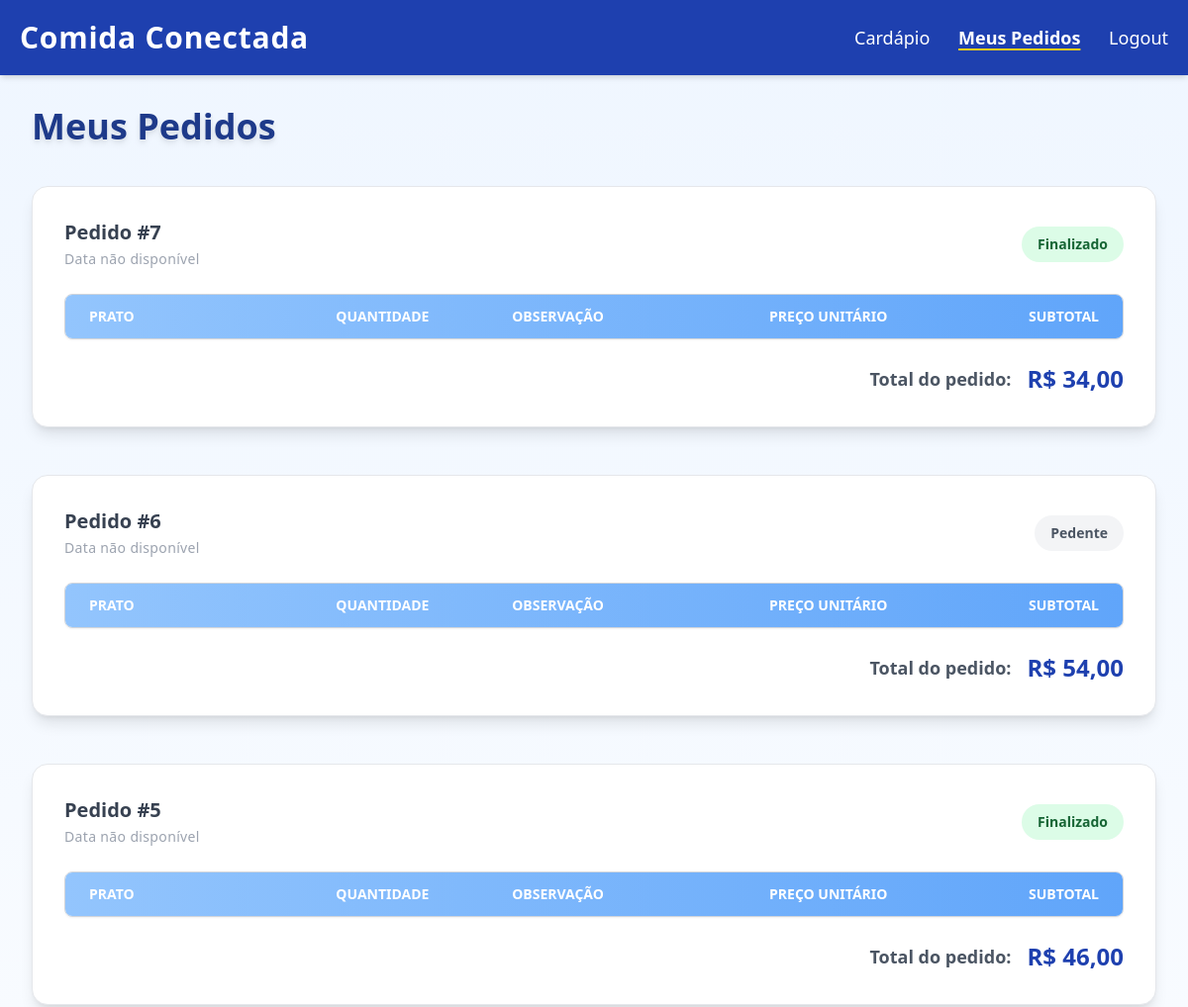
/index.php?rota=meus_pedidos (signed in, upper part), run on an earlier commit of the app's database.
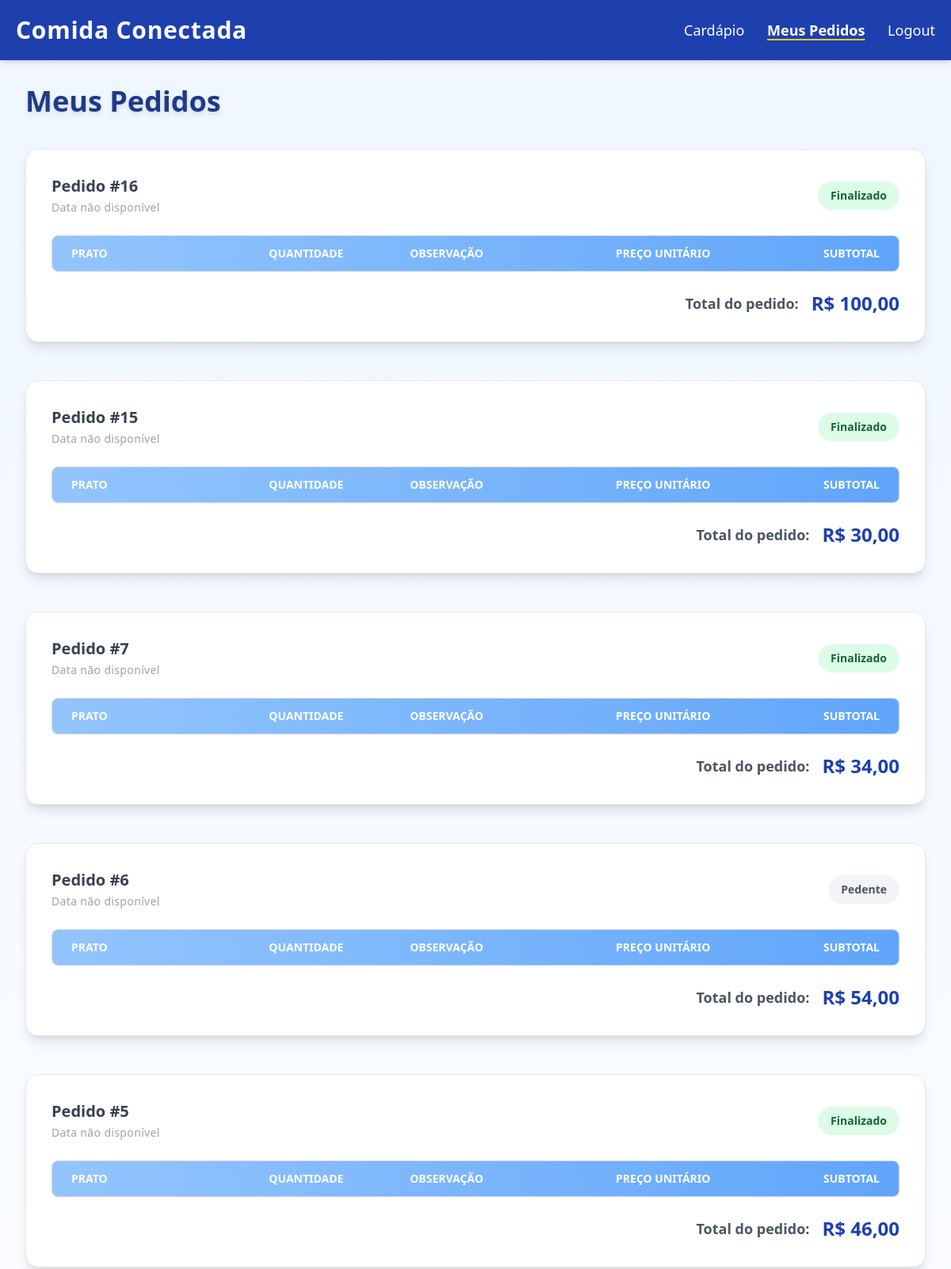
And on a later commit of the database.
### tables this page shows
CREATE TABLE pedido (
    id INTEGER PRIMARY KEY AUTOINCREMENT,
    id_usuario INTEGER NOT NULL,
    data_pedido TEXT NOT NULL,
    status TEXT NOT NULL DEFAULT 'pendente',
    total REAL NOT NULL,
    resposta_admin TEXT DEFAULT NULL,
    FOREIGN KEY(id_usuario) REFERENCES usuarios(id)
);

### controller/PedidoController.php (called while the page is built, shortened)
<?php
require_once __DIR__ . '/../model/Pedido.php';
class PedidoController
{
    private static function obterIdUsuario($usuarioSessao)
    {
        if (is_int($usuarioSessao)) {
            return $usuarioSessao;
        }
        return null;
    }
    public static function meusPedidos()
    {
        $id_usuario = self::obterIdUsuario($_SESSION['usuario']);
        $pedidos = Pedido::buscarPorUsuario($id_usuario);
        require __DIR__ . '/../view/pedidos_cliente.view.php';
    }
}

### model/Pedido.php (called while the page is built, shortened)
<?php
class Pedido {
    public static function buscarPorUsuario(int $id_usuario): array {
        $db = DB::conectar();
        $stmt = $db->prepare("SELECT * FROM pedido WHERE id_usuario = ? ORDER BY data_pedido DESC");
        $stmt->execute([$id_usuario]);
        return $stmt->fetchAll(PDO::FETCH_ASSOC);
    }
}

### view/pedidos_cliente.view.php (the view, shortened to what this page needs)
<!DOCTYPE html>
<html lang="pt-br">
<head>
    <script src="https://cdn.tailwindcss.com"></script>
</head>
<body class="bg-gradient-to-b from-blue-50 to-white min-h-screen flex flex-col font-sans text-gray-800">
    <header class="bg-blue-800 text-white shadow-md">
        <div class="max-w-7xl mx-auto flex justify-between items-center p-5">
            <h1 class="text-3xl font-extrabold tracking-wide">Comida Conectada</h1>
            <nav class="space-x-6 text-lg">
                <a href="?rota=lista" class="hover:text-yellow-400 transition-colors duration-300">Cardápio</a>
                <a href="?rota=meus_pedidos" class="font-semibold underline decoration-yellow-400 decoration-2 underline-offset-4">Meus Pedidos</a>
                <a href="?rota=logout" class="hover:text-yellow-400 transition-colors duration-300">Logout</a>
            </nav>
        </div>
    </header>
    <main class="flex-grow max-w-7xl mx-auto p-8">
        <h2 class="text-4xl font-bold mb-10 text-blue-900 drop-shadow-md">Meus Pedidos</h2>
        <?php if (empty($pedidos)): ?>
            <p class="text-center text-lg text-gray-500 italic mt-20">Você ainda não realizou nenhum pedido.</p>
        <?php else: ?>
            <?php foreach ($pedidos as $pedido): ?>
                <section class="bg-white rounded-2xl shadow-lg mb-12 p-8 hover:shadow-2xl transition-shadow duration-300 border border-gray-200">
                    <header class="flex justify-between items-center mb-6">
                        <div>
                            <span class="text-xl font-semibold text-gray-700">Pedido #<?= htmlspecialchars($pedido['id']) ?></span><br />
                            <?php
                            $dataRaw = $pedido['data'] ?? null;
                            if ($dataRaw && strtotime($dataRaw) !== false) {
                                $dataFormatada = date('d/m/Y H:i', strtotime($dataRaw));
                            } else {
                                $dataFormatada = 'Data não disponível';
                            }
                            ?>
                            <time class="text-sm text-gray-400 tracking-wide" datetime="<?= htmlspecialchars($pedido['data'] ?? '') ?>"><?= $dataFormatada ?></time>
                        </div>
                        <div>
                            <span class="inline-block px-4 py-2 rounded-full font-semibold text-sm
                                <?php
                                switch (strtolower($pedido['status'] ?? '')) {
                                    case 'finalizado': echo 'bg-green-100 text-green-800'; break;
                                    default: echo 'bg-gray-100 text-gray-600';
                                }
                                ?>
                            ">
                                <?= ucfirst(htmlspecialchars($pedido['status'] ?? 'Desconhecido')) ?>
                            </span>
                        </div>
                    </header>
                    <div class="overflow-x-auto rounded-lg border border-gray-300 shadow-sm">
                        <table class="min-w-full text-left table-auto border-collapse">
                            <thead class="bg-gradient-to-r from-blue-300 to-blue-400 text-white uppercase text-sm font-semibold select-none">
                                <tr>
                                    <th class="px-6 py-3">Prato</th>
                                    <th class="px-6 py-3 text-center">Quantidade</th>
                                    <th class="px-6 py-3">Observação</th>
                                    <th class="px-6 py-3 text-right">Preço Unitário</th>
                                    <th class="px-6 py-3 text-right">Subtotal</th>
                                </tr>
                            </thead>
                        </table>
                    </div>
                    <div class="mt-6 flex justify-end items-center space-x-4">
                        <span class="text-gray-600 font-semibold text-lg">Total do pedido:</span>
                        <span class="text-2xl font-extrabold text-blue-800">R$ <?= number_format(floatval($pedido['total'] ?? 0), 2, ',', '.') ?></span>
                    </div>
                </section>
            <?php endforeach; ?>
        <?php endif; ?>
    </main>
</body>
</html>

What changed in the data, as far as the page shows it:
added pedido: id "16", dataFormatada "Data não disponível", status "Finalizado", total "100,00"
added pedido: id "15", dataFormatada "Data não disponível", status "Finalizado", total "30,00"
